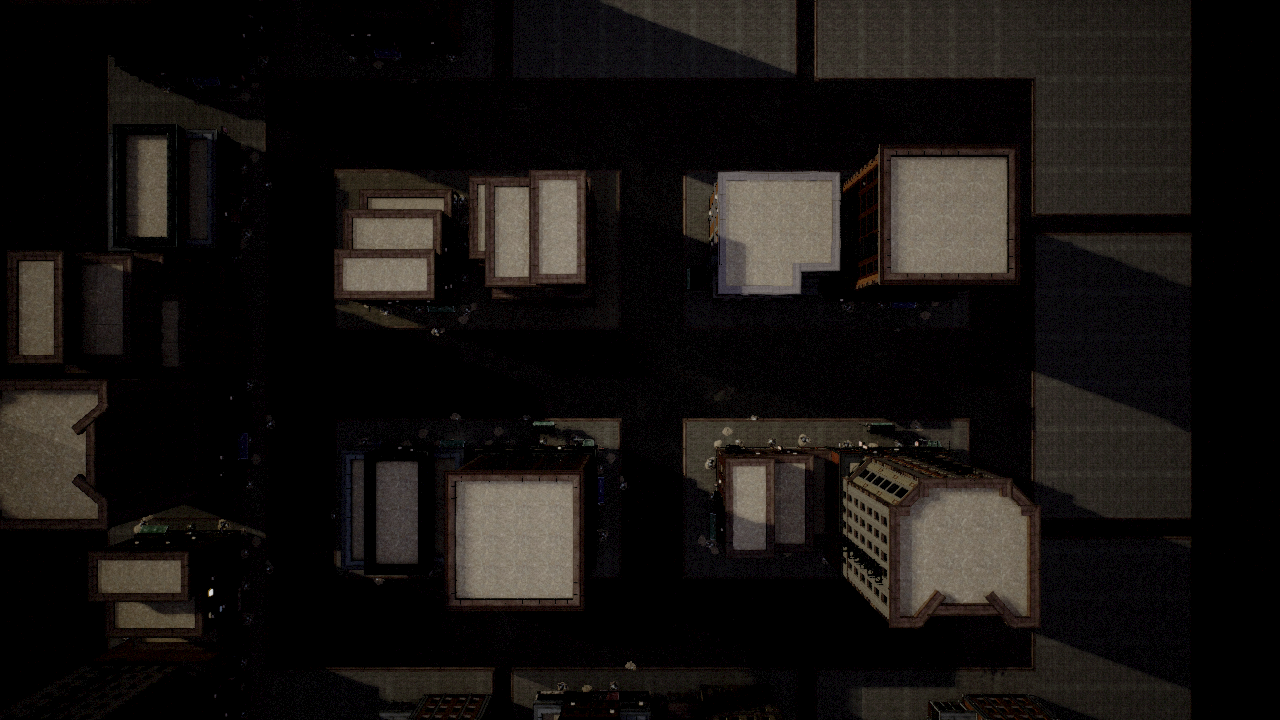
#> input picture AirPathSys/map_image/scene.png, 1280 x 720 px
$ python 'MultiGoal_Euclidean_A Star.py'
#> lines starting #> are read from the running program, lines starting #| are printed output that depends on the picture; after the words box and inside, x2 and y2 are one past the last pixel; in counts of white or black regions, pixels touching at a corner belong together
import airsim
import numpy as np
import cv2
import heapq
import math
import time
import matplotlib.pyplot as plt
from airsim import Vector3r


class FlightVisualizer:
    def __init__(self, client):
        self.client = client
        self.trail_points = []

    # [70 lines left out: functions draw_waypoints, update_realtime_trail, gradual_landing, move_by_path_tracking, not called in this run]


def optimize_thresholding(image_path):
    img = cv2.imread(image_path)
    gray = cv2.cvtColor(img, cv2.COLOR_BGR2GRAY)
    blurred = cv2.GaussianBlur(gray, (5, 5), 0)
    adaptive = cv2.adaptiveThreshold(blurred, 255, cv2.ADAPTIVE_THRESH_MEAN_C,
                                     cv2.THRESH_BINARY, 11, 2)
    return adaptive

# [46 lines left out: functions remove_consecutive_duplicates, extract_waypoints_by_distance, not called in this run]


def a_star(grid, start, goal):
    rows, cols = grid.shape
    open_set = []
    heapq.heappush(open_set, (0, start))
    came_from = {}
    g_score = {start: 0}
    while open_set:
        _, current = heapq.heappop(open_set)
        if current == goal:
            path = []
            while current in came_from:
                path.append(current)
                current = came_from[current]
            path.append(start)
            return path[::-1]
        for dx, dy in [(-1, 0), (1, 0), (0, -1), (0, 1)]:
            ny = current[0] + dx
            nx = current[1] + dy
            if 0 <= ny < rows and 0 <= nx < cols:
                if grid[ny, nx] == 1:
                    continue
                tentative_g = g_score[current] + 1
                if (ny, nx) not in g_score or tentative_g < g_score[(ny, nx)]:
                    g_score[(ny, nx)] = tentative_g
                    f = tentative_g + math.sqrt((goal[0] - ny) ** 2 + (goal[1] - nx) ** 2)  # 欧几里得距离
                    heapq.heappush(open_set, (f, (ny, nx)))
                    came_from[(ny, nx)] = current
    return []


# [52 lines left out: functions interpolate_path, extract_waypoints_by_distance, visualize_path, not called in this run]


def main():
    img_rgb = cv2.imread("../map_image/scene.png")
#> img_rgb is the input picture: shape (720, 1280, 3); mean B, G, R 16.6, 18.8, 22
    print("🔧 图像锐化中...")
    kernel = np.array([[0, -1, 0], [-1, 5, -1], [0, -1, 0]])
    sharpened = cv2.filter2D(img_rgb, -1, kernel)
    cv2.imwrite("../map_image/scene_sharpened.png", sharpened)

    print("🧪 图像二值化中...")
    binary = optimize_thresholding("../map_image/scene_sharpened.png")
#> in optimize_thresholding, `gray = cv2.cvtColor(img, cv2.COLOR_BGR2GRAY)`:
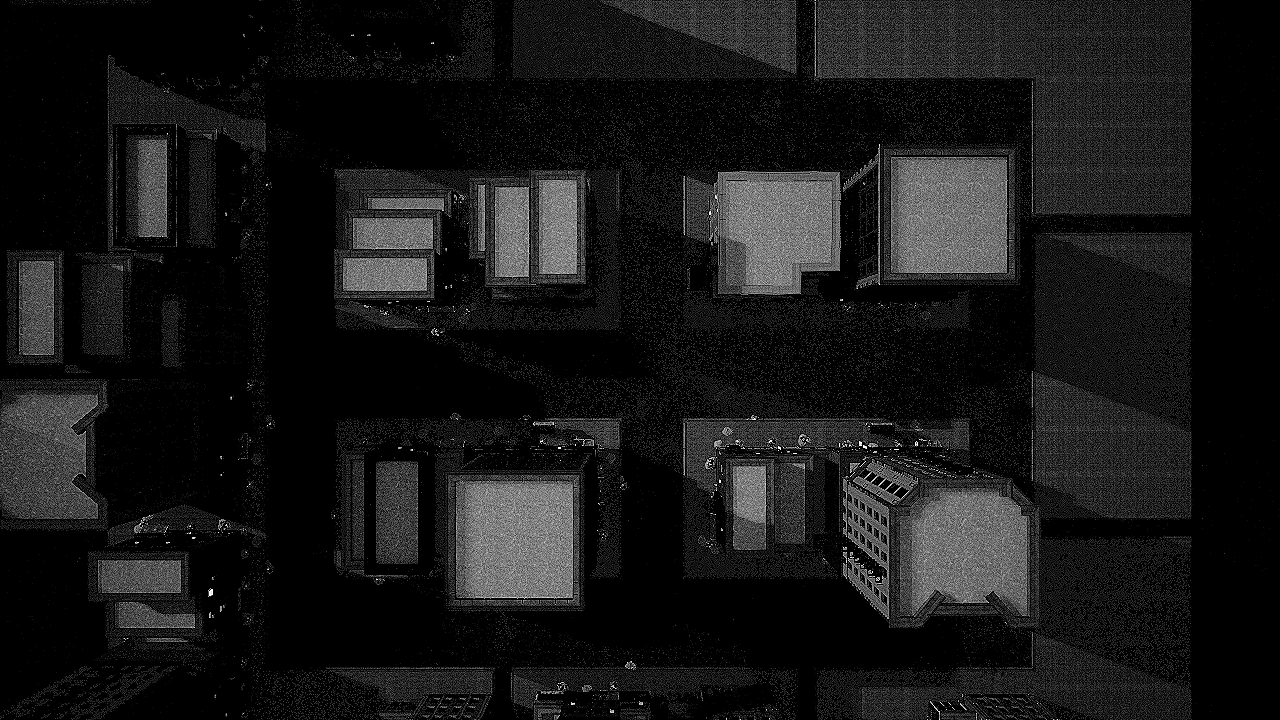
#> gray: shape (720, 1280); min 0, max 255, mean 23.2
#> in optimize_thresholding, `adaptive = cv2.adaptiveThreshold(blurred, 255, cv2.ADAPTIVE_THRESH_MEA..`:
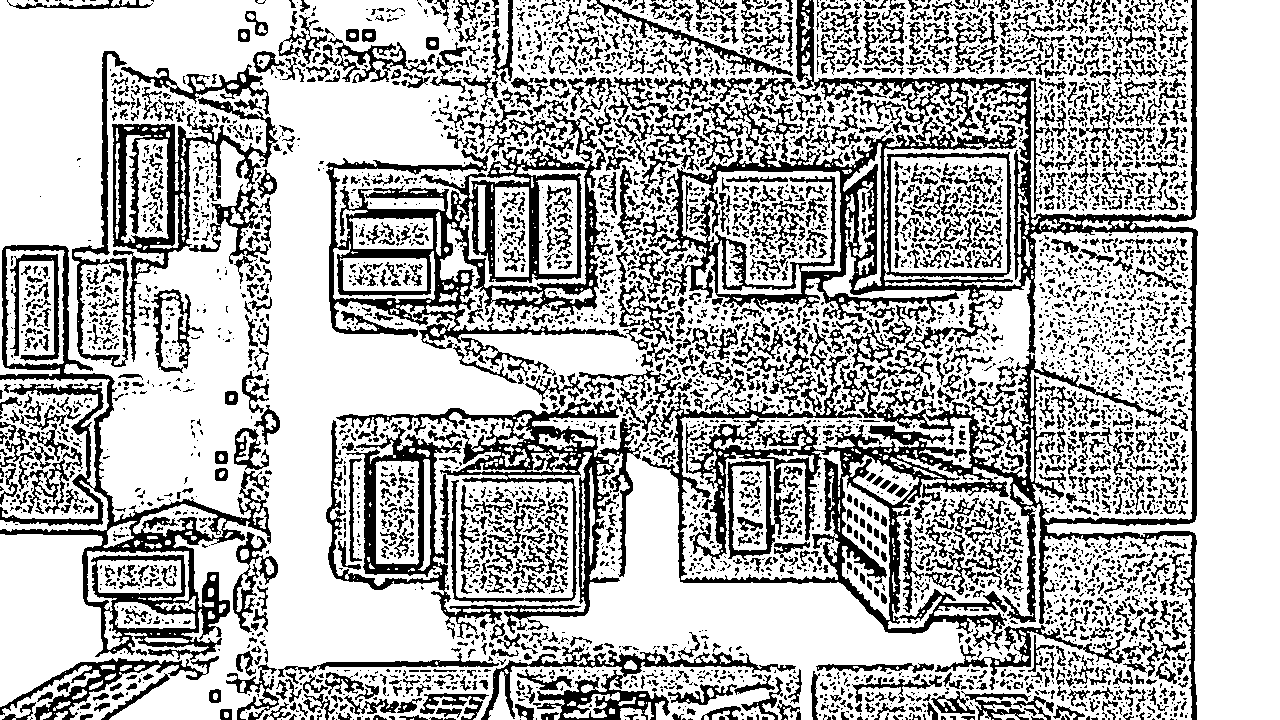
#> adaptive: shape (720, 1280); 70.2% white; 4916 black regions (3330 under 20 px), largest, box (x1, y1, x2, y2) and area: (623, 0, 1198, 720) 57286, (326, 113, 627, 376) 19513, (326, 397, 644, 639) 18176
    cv2.imwrite("../map_image/scene_fixed.png", binary)
    grid = (binary == 0).astype(np.uint8)

    obstacle_img = (grid * 255).astype(np.uint8)
    kernel_dilate = np.ones((5, 5), np.uint8)
    obstacle_inflated = cv2.dilate(obstacle_img, kernel_dilate, iterations=1)
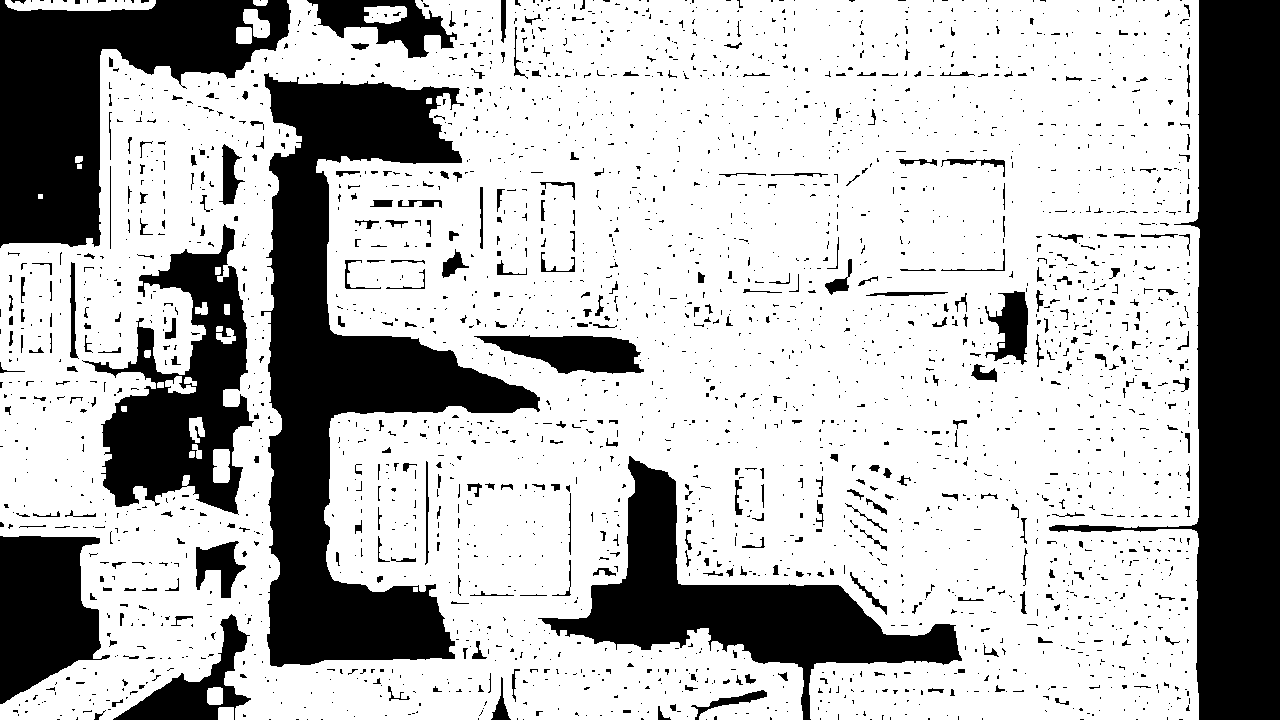
#> obstacle_inflated: shape (720, 1280); 71.6% white; 2766 black regions (2399 under 20 px), largest, box (x1, y1, x2, y2) and area: (261, 73, 540, 667) 61017, (1049, 0, 1280, 720) 59466, (0, 0, 291, 248) 33875
    grid_inflated = (obstacle_inflated > 128).astype(np.uint8)

    h, w = grid_inflated.shape
#> h = 720; w = 1280
    scale = 0.3
    start_px = (h // 2, w // 2)
#> start_px = (360, 640)

    goal_list_px = [
        (102, 900),
        (80, 500),
        (500, 400),
    ]

    print("🧠 开始多目标路径规划...")
    full_path = []
    current_start = start_px
#> current_start = (360, 640)
    for idx, goal_px in enumerate(goal_list_px):
        print(f"\n🧭 规划第 {idx + 1} 段：从 {current_start} 到 {goal_px}")
        segment_path = a_star(grid_inflated, current_start, goal_px)
        if not segment_path:
            print(f"❌ 无法从 {current_start} 到达 {goal_px}")
            return
        segment_path = interpolate_path(segment_path, factor=24)
        if full_path and segment_path[0] == full_path[-1]:
            segment_path = segment_path[1:]
        full_path += segment_path
        current_start = goal_px
#> after the loop, full_path = []

    visualize_path(grid_inflated, full_path, start_px, goal_list_px[-1])
    full_path = remove_consecutive_duplicates(full_path)
    waypoints_px = extract_waypoints_by_distance(full_path, num_points=30)

    flight_waypoints = []
    for (y, x) in waypoints_px:
        wx = (x - w // 2) * scale
        wy = -(y - h // 2) * scale
        wz = -5
        flight_waypoints.append(airsim.Vector3r(wx, wy, wz))

    special_targets = []
    for px in goal_list_px:
        wy = -(px[0] - h // 2) * scale
        wx = (px[1] - w // 2) * scale
        wz = -5
        special_targets.append(airsim.Vector3r(wx, wy, wz))

    client = airsim.MultirotorClient()
    client.confirmConnection()
    client.enableApiControl(True, vehicle_name="Drone1")
    client.armDisarm(True, vehicle_name="Drone1")
    print("🛫 起飞中...")
    client.takeoffAsync(vehicle_name="Drone1").join()
    client.moveToZAsync(-5, 2, vehicle_name="Drone1").join()  # 提前飞到目标高度

    print("🚁 航路点追踪飞行开始...")
    move_by_path_tracking(client, flight_waypoints, special_points=special_targets, Va=3, z_val=-5, epsilon=1.0, dt=0.1)
    print("✅ 全部目标点任务完成，系统悬停中...")


if __name__ == "__main__":
    main()
